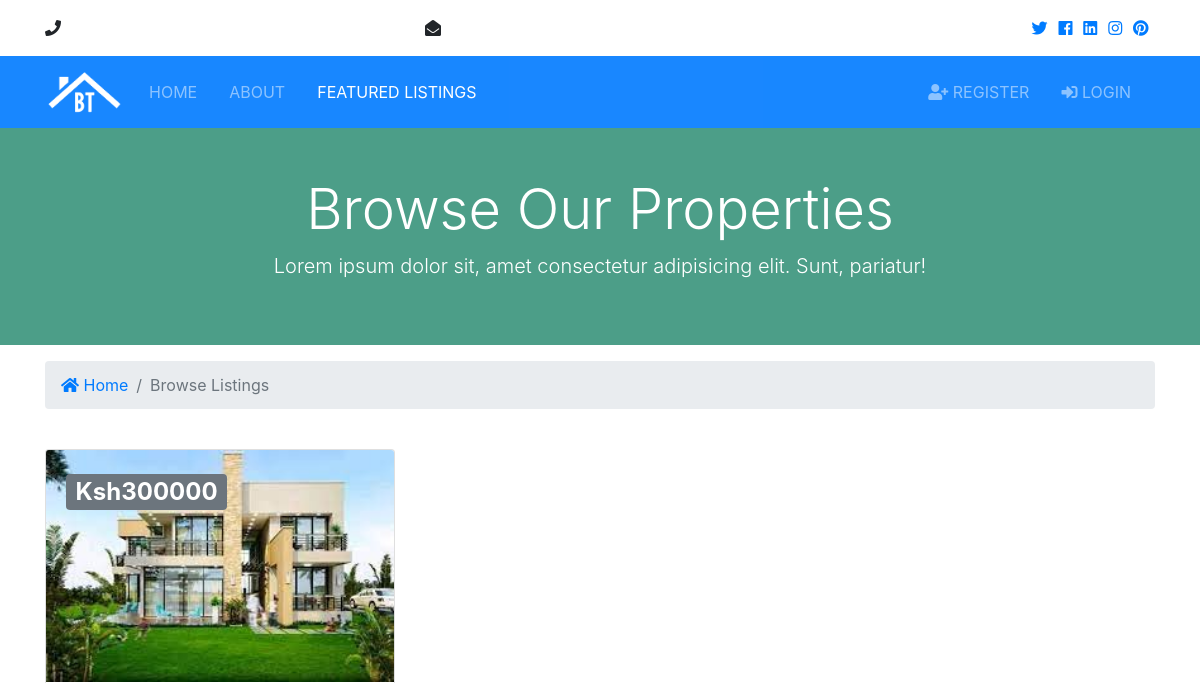
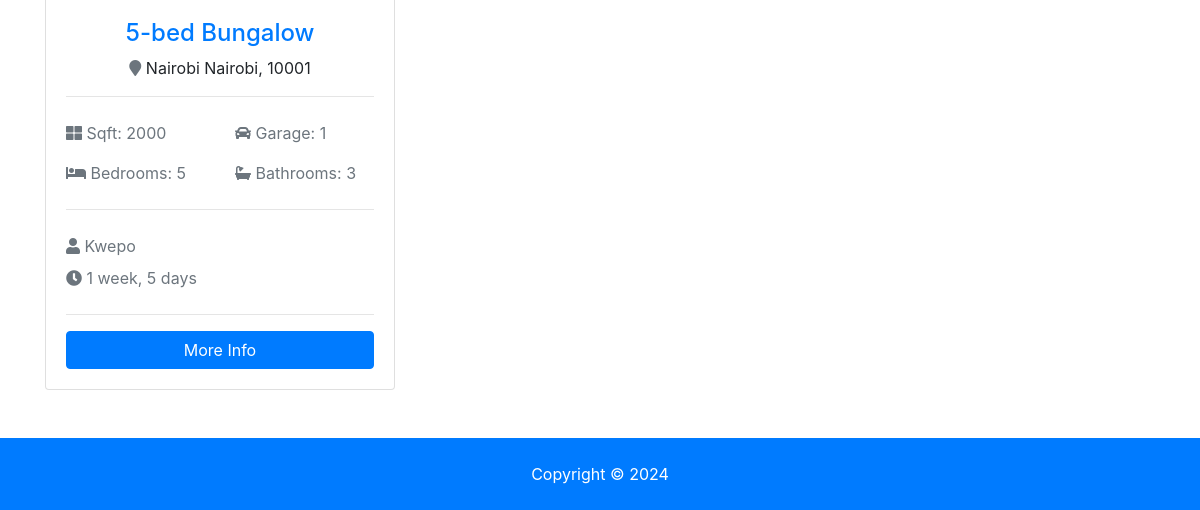
The page /listings/ on the database as committed earlier (2 pictures, top to bottom).
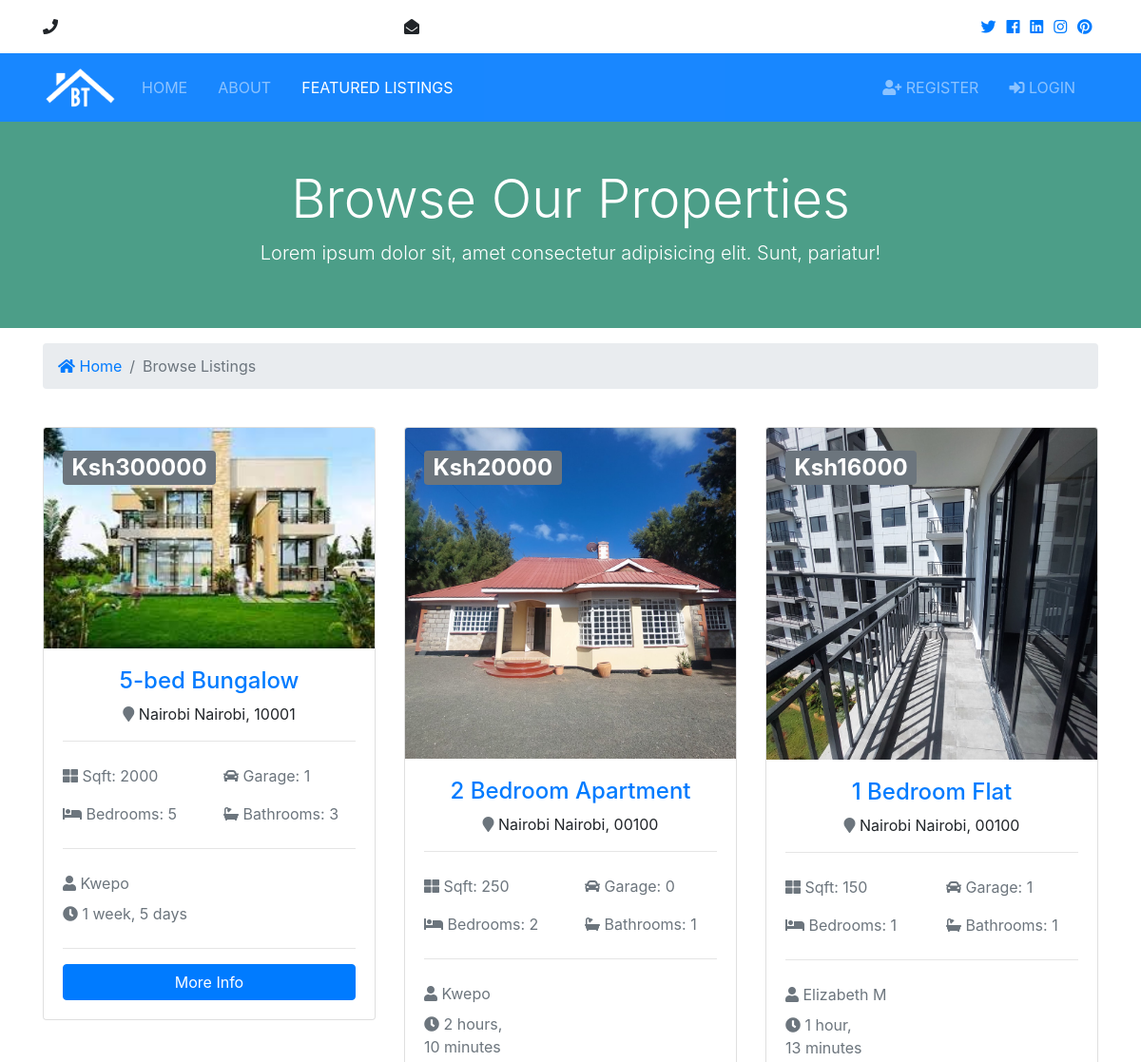
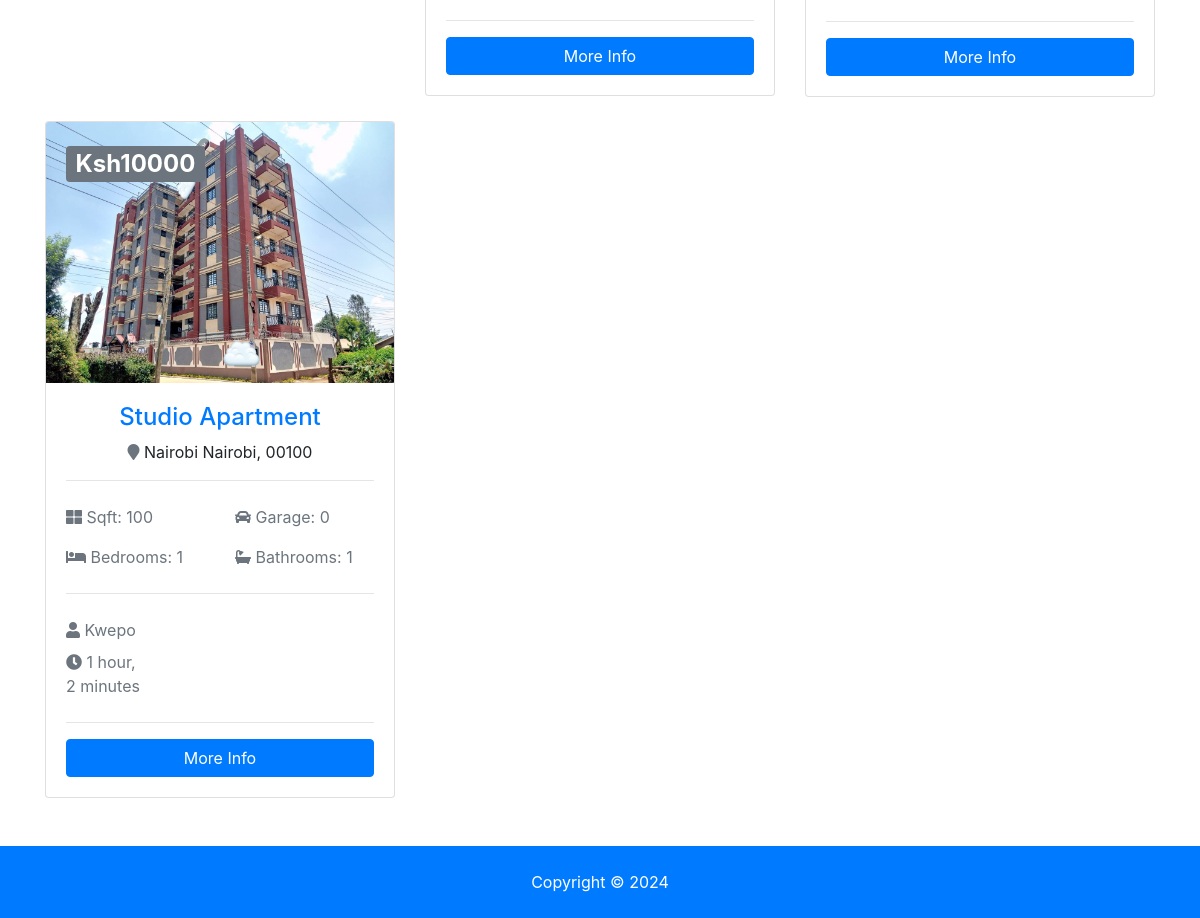
The same page on the database as committed later (2 pictures, top to bottom).
### listing/models.py (models this page shows, shortened)
class Property(models.Model):
    realtor = models.ForeignKey(Realtor, on_delete=models.CASCADE)
    title = models.CharField(max_length=200)
    address = models.CharField(max_length=200)
    city = models.CharField(max_length=100)
    state = models.CharField(max_length=100)
    zipcode = models.CharField(max_length=20)
    description = models.TextField(blank=True)
    price = models.IntegerField()
    bedrooms = models.IntegerField()
    bathrooms = models.IntegerField()
    garage = models.IntegerField(default=0)
    sqft = models.IntegerField()
    lot_size = models.DecimalField(max_digits=5, decimal_places=1)
    thumb_nail = models.ImageField(upload_to='photos/listings/%Y-%m-%d/')
    photo_1 = models.ImageField(upload_to='photos/listings/%Y-%m-%d/', blank=True)
    photo_2 = models.ImageField(upload_to='photos/listings/%Y-%m-%d/', blank=True)
    photo_3 = models.ImageField(upload_to='photos/listings/%Y-%m-%d/', blank=True)
    photo_4 = models.ImageField(upload_to='photos/listings/%Y-%m-%d/', blank=True)
    photo_5 = models.ImageField(upload_to='photos/listings/%Y-%m-%d/', blank=True)
    photo_6 = models.ImageField(upload_to='photos/listings/%Y-%m-%d/', blank=True)
    is_published = models.BooleanField(default=True)
    list_date = models.DateTimeField(auto_now_add=True)
    class Meta:
        verbose_name = "Property"
        verbose_name_plural = "Properties"
    def get_absolute_url(self):
        return reverse("listing:listing-detail", kwargs={"id": self.id})

class Realtor(models.Model):
    name = models.CharField(max_length=200)
    photo = models.ImageField(upload_to='photos/realtor/%Y-%m-%d/')
    description = models.TextField(blank=True)
    phone = models.CharField(max_length=20)
    email = models.CharField(max_length=50)
    hire_date = models.DateTimeField(auto_now_add=True, blank=True)
    class Meta:
        verbose_name = "Realtor"
        verbose_name_plural = "Realtors"
    def __str__(self):
        return self.name

### listing/views.py (the view)
# urls.py: path('listings/', PropertyListView.as_view(), name='listings'),
class PropertyListView(ListView):
    model = Property
    template_name= 'site/listings.html'
    context_object_name = 'listings'
    paginate_by = 10

### templates/site/listings.html (shortened to what this page needs)
{% extends 'base.html' %}
{% block content %}
  <section id="showcase-inner" class="py-5 text-white">
    <div class="container">
      <div class="row text-center">
        <div class="col-md-12">
          <h1 class="display-4">Browse Our Properties</h1>
          <p class="lead">Lorem ipsum dolor sit, amet consectetur adipisicing elit. Sunt, pariatur!</p>
        </div>
      </div>
    </div>
  </section>
  <section id="bc" class="mt-3">
    <div class="container">
      <nav aria-label="breadcrumb">
        <ol class="breadcrumb">
          <li class="breadcrumb-item">
            <a href="{% url 'listing:home' %}">
              <i class="fas fa-home"></i> Home</a>
          </li>
          <li class="breadcrumb-item active"> Browse Listings</li>
        </ol>
      </nav>
    </div>
  </section>
  <section id="listings" class="py-4">
    <div class="container">
      <div class="row">
        {% for listing in listings %}
        <div class="col-md-6 col-lg-4 mb-4">
          <div class="card listing-preview">
            <img class="card-img-top" src="{{ listing.thumb_nail.url }}" alt="">
            <div class="card-img-overlay">
              <h2>
                <span class="badge badge-secondary text-white">Ksh{{ listing.price }}</span>
              </h2>
            </div>
            <div class="card-body">
              <div class="listing-heading text-center">
                <h4 class="text-primary">{{ listing.title }} </h4>
                <p>
                  <i class="fas fa-map-marker text-secondary"></i> {{ listing.city }}  {{ listing.state }}, {{ listing.zipcode }}</p>
              </div>
              <hr>
              <div class="row py-2 text-secondary">
                <div class="col-6">
                  <i class="fas fa-th-large"></i> Sqft: {{ listing.sqft }} </div>
                <div class="col-6">
                  <i class="fas fa-car"></i> Garage: {{ listing.garage }}</div>
              </div>
              <div class="row py-2 text-secondary">
                <div class="col-6">
                  <i class="fas fa-bed"></i> Bedrooms: {{ listing.bedrooms }}</div>
                <div class="col-6">
                  <i class="fas fa-bath"></i> Bathrooms: {{ listing.bathrooms }}</div>
              </div>
              <hr>
              <div class="row py-2 text-secondary">
                <div class="col-12">
                  <i class="fas fa-user"></i> {{ listing.realtor }}</div>
              </div>
              <div class="row text-secondary pb-2">
                <div class="col-6">
                  <i class="fas fa-clock"></i> {{ listing.list_date | timesince }}</div>
              </div>
              <hr>
              <a href="{{ listing.get_absolute_url }}" class="btn btn-primary btn-block">More Info</a>
            </div>
          </div>
        </div>
        {% endfor %}
      </div>
      </div>
  </section>
{% endblock %}

### templates/base.html (shortened to what this page needs)
{% load static %}
<!DOCTYPE html>
<html>
        {% include 'includes/_head.html' %}
    </head>
<body id="top">
    {% include 'includes/_header.html' %}
    {% block content %}
    {% endblock %}
    {% include 'includes/_footer.html' %}
</body>
</html>

### templates/includes/_head.html (shortened to what this page needs)
{% load static %}
<head>
  <link rel="stylesheet" href="{% static 'css/all.css' %}">
  <link href="{% static 'css/lightbox.min.css' %}" rel="stylesheet">
  <link rel="stylesheet" href="{% static 'css/bootstrap.css' %}">
  <link rel="stylesheet" href="{% static 'css/style.css' %}">
 <link rel="stylesheet" href="{% static 'css/owl.carousel.min.css' %}">
 <link rel="stylesheet" href="{% static 'css/bootstrap.min.css' %}" >

### templates/includes/_header.html (shortened to what this page needs)
{% load solo_tags %}
  <section id="top-bar" class="p-3">
    <div class="container">
      <div class="row">
        <div class="col-md-4">
          <i class="fas fa-phone"></i> {{ site_config.phone }}
        </div>
        <div class="col-md-4">
          <i class="fas fa-envelope-open"></i> {{ site_config.email }}
        </div>
        <div class="col-md-4">
          <div class="social text-right">
            <a href="#">
              <i class="fab fa-twitter"></i>
            </a>
            <a href="#">
              <i class="fab fa-facebook"></i>
            </a>
            <a href="#">
              <i class="fab fa-linkedin"></i>
            </a>
            <a href="#">
              <i class="fab fa-instagram"></i>
            </a>
            <a href="#">
              <i class="fab fa-pinterest"></i>
            </a>
          </div>
        </div>
      </div>
    </div>
  </section>
  <nav class="navbar navbar-expand-lg navbar-dark bg-primary sticky-top">
    <div class="container">
      <a class="navbar-brand" href="index.html">
        <img src="assets/img/logo.png" class="logo" alt="">
      </a>
      <div class="collapse navbar-collapse" id="navbarNavAltMarkup">
        <ul class="navbar-nav">
          <li
          {% if '/' == request.path %}
            class="nav-item active mr-3"
          {% else %}
            class="nav-item mr-3"
          {% endif %} >
            <a class="nav-link" href="{% url 'listing:home' %}">Home</a>
          </li>
          <li
          {% if 'about' in request.path %}
            class="nav-item active mr-3"
          {% else %}
            class="nav-item mr-3"
          {% endif %} >
            <a class="nav-link" href="{% url 'listing:about' %}">About</a>
          </li>
          <li
          {% if 'listings' in request.path %}
              class="nav-item active mr-3"
          {% else %}
              class="nav-item mr-3"
          {% endif %}
          >
            <a class="nav-link" href="{% url 'listing:listings' %}">Featured Listings</a>
          </li>
        </ul>
        <ul class="navbar-nav ml-auto">
          {% if user.is_authenticated %}
            <li
            {% if 'dashboard' in request.path %}
              class="nav-item active mr-3"
            {% else %}
              class="nav-item mr-3"
            {% endif %}
            >
              <a class="nav-link" href="{% url 'account:dashboard' %}">
               Welcome {{ user.username }} (Dashboard)</a>
            </li>
            <li class="nav-item mr-3">
              <a href="{% url 'account:logout' %}" class="nav-link">
                <i class="fas fa-sign-out-alt"></i> Logout
              </a>
            </li>
          {% else %}
            <li
            {% if 'register' in request.path %}
              class="nav-item active mr-3"
            {% else %}
              class="nav-item mr-3"
            {% endif %}
            >
            <a class="nav-link" href="{% url 'account:register' %}">
              <i class="fas fa-user-plus"></i> Register</a>
            </li>
            <li
            {% if 'login' in request.path %}
              class="nav-item active mr-3"
            {% else %}
              class="nav-item mr-3"
            {% endif %}
            >
            <a class="nav-link" href="{% url 'account:login' %}">
              <i class="fas fa-sign-in-alt"></i>
                Login</a>
            </li>
          {% endif %}
        </ul>
      </div>
    </div>
  </nav>

### templates/includes/_footer.html (shortened to what this page needs)
{% load solo_tags %}
<footer id="main-footer" class="py-4 bg-primary text-white text-center">
    Copyright &copy;
    <span class="year"></span> {{ site_config.site_name }}
</footer>

### templates/includes/_scripts.html (shortened to what this page needs)
{% load static %}

### static/css/all.css (style rules this page uses)
.fa, .fas, .far, .fal, .fab { -moz-osx-font-smoothing: grayscale; -webkit-font-smoothing: antialiased; display: inline-block; font-style: normal; font-variant: normal; text-rendering: auto; line-height: 1; }
.fa-bath:before { content: "\f2cd"; }
.fa-bed:before { content: "\f236"; }
.fa-car:before { content: "\f1b9"; }
.fa-clock:before { content: "\f017"; }
.fa-envelope-open:before { content: "\f2b6"; }
.fa-facebook:before { content: "\f09a"; }
.fa-home:before { content: "\f015"; }
.fa-instagram:before { content: "\f16d"; }
.fa-linkedin:before { content: "\f08c"; }
.fa-map-marker:before { content: "\f041"; }
.fa-phone:before { content: "\f095"; }
.fa-pinterest:before { content: "\f0d2"; }
.fa-sign-in-alt:before { content: "\f2f6"; }
.fa-th-large:before { content: "\f009"; }
.fa-twitter:before { content: "\f099"; }
.fa-user:before { content: "\f007"; }
.fa-user-plus:before { content: "\f234"; }
.fab { font-family: 'Font Awesome 5 Brands'; }
.fa, .fas { font-family: 'Font Awesome 5 Free'; font-weight: 900; }

### static/css/style.css (style rules this page uses)
img { width: 100%; }
.logo { width: 80px; }
.navbar { opacity: 0.9; text-transform: uppercase; }
.social a { margin-right: 0.4rem; }
#showcase-inner { background: url(../img/2bedroom\ house.jpg) no-repeat top center fixed/cover; position: relative; overflow: hidden; min-height: 200px; }
#showcase-inner::before { content: ''; position: absolute; top: 0; left: 0; min-height: 100%; width: 100%; background: rgba(32, 134, 107, 0.8); }
.listing-preview a { position: relative; }

Rows that differ between the two databases and show on the page:
added Property: thumb_nail (picture), price "20000", title "2 Bedroom Apartment", city "Nairobi", state "Nairobi", zipcode "00100", sqft "250", garage "0", bedrooms "2", bathrooms "1", realtor "Kwepo", list_date "2 hours, 10 minutes"
added Property: thumb_nail (picture), price "16000", title "1 Bedroom Flat", city "Nairobi", state "Nairobi", zipcode "00100", sqft "150", garage "1", bedrooms "1", bathrooms "1", realtor "Elizabeth M", list_date "1 hour, 13 minutes"
added Property: thumb_nail (picture), price "10000", title "Studio Apartment", city "Nairobi", state "Nairobi", zipcode "00100", sqft "100", garage "0", bedrooms "1", bathrooms "1", realtor "Kwepo", list_date "1 hour, 2 minutes"
